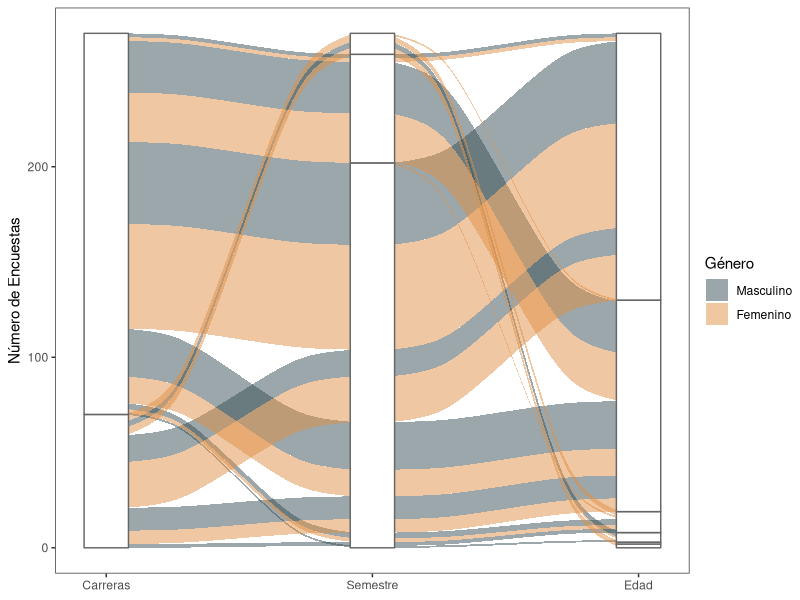
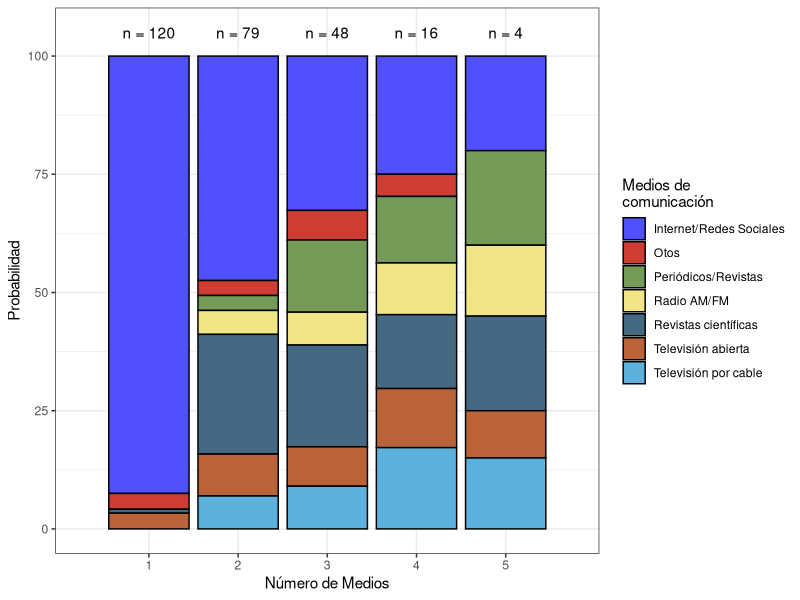
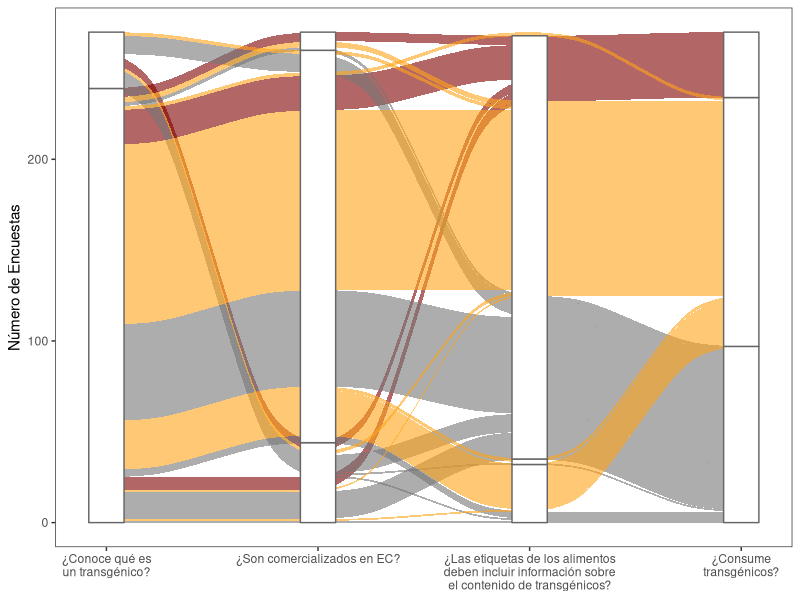
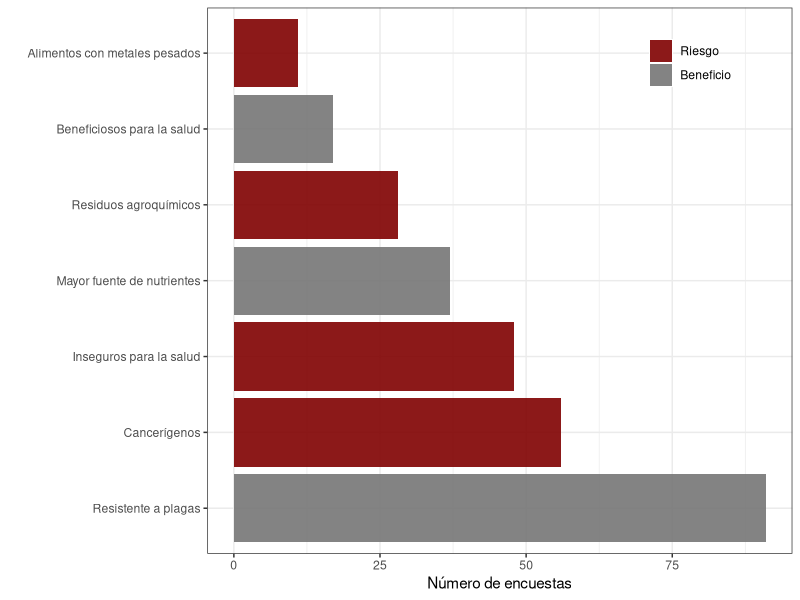
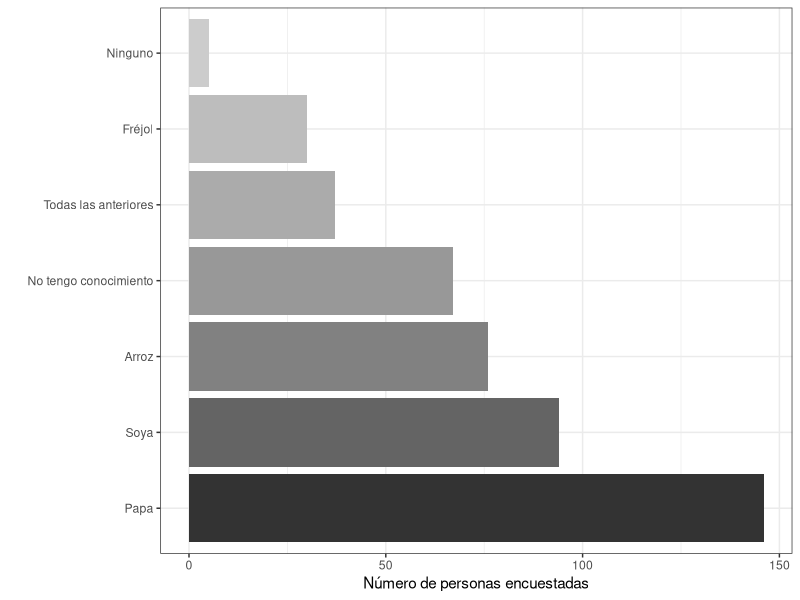
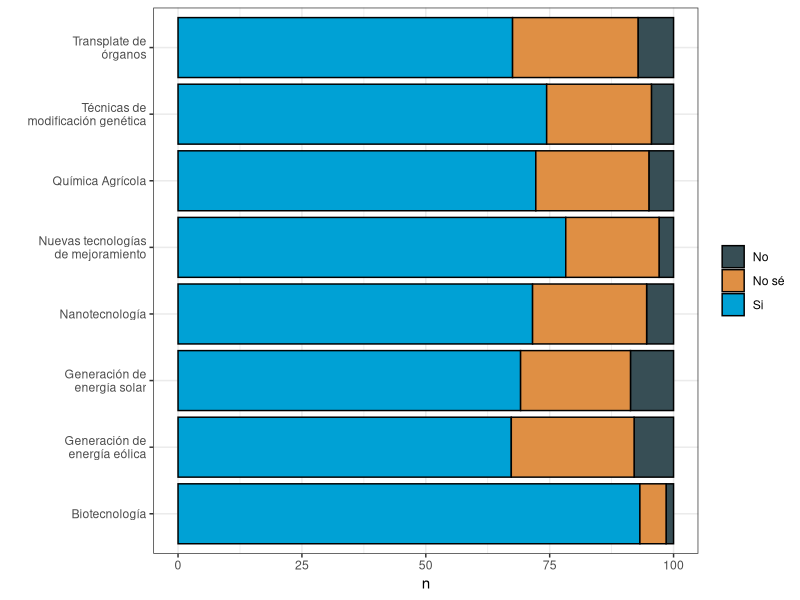

Recreate these plots in R, in order.
## ---- chunk 1
#### Load Packages ####
library(readxl) # Read Excel Files
library(tidyverse) # Easily Install and Load the 'Tidyverse'
library(stringr) # Simple, Consistent Wrappers for Common String Operations
library(ggalluvial)
library(magrittr)
library(ggsci)
## ---- chunk 2
raw_data <- map(3:11, .f = function(x){
  read_xlsx(path = 'data/Encuestas.xlsx', sheet = x) %>% 
    mutate(Sheet = x)
}) %>% bind_rows()

## ---- chunk 3
clean_data <- raw_data %>% mutate(P4a = tolower(P4a) ) %>%
  # Clean Data
  # Repeated careers
  mutate(P4a = ifelse(P4a %in% 'ingenieria en ecosistema',
                      "ingeniería en ecosistemas", P4a)) %>% 
  mutate(P4a = ifelse(P4a %in% c("ingeniería en ciencas del agua",
                                 "ingeniería en ciencias del agua"),
                      "ingeniería en ciencias del agua", P4a)) %>% 
  mutate(P4a = ifelse(grepl("ingeniería", P4a), "Ingeniería", P4a) ) %>% 
  mutate(P4a = ifelse(!(grepl("Ingeniería", P4a) ),
                      "Licenciaturas", P4a) )
## ---- chunk 4
clean_data %<>%  mutate(P2 = factor(P2, levels = c(1,2),
                                     labels = c("Masculino", "Femenino")))
## ---- chunk 5
clean_data %<>% 
  mutate(P3 = ifelse(P3 == 1, "17-20", P3)) %>% 
  mutate(P3 = ifelse(P3 == 2, "21-25", P3)) %>% 
  mutate(P3 = ifelse(P3 == 3, "26-30", P3)) %>% 
  mutate(P3 = ifelse(P3 == 4, "31-40", P3)) %>% 
  mutate(P3 = ifelse(P3 == 5, "41-50", P3)) %>% 
  mutate(P3 = ifelse(P3 == 1, "> 51", P3))
## ---- chunk 6
clean_data %<>% 
  mutate(`5` = ifelse(`5` > 4, "Carrera", "Tronco común"))
## ---- chunk 7
# Summarinsing data
sample_space <- clean_data %>% group_by(P2, P3, P4a, `5`) %>% 
  summarise(N = n()) %>% arrange(P4a)
sspace_plot <- ggplot(sample_space, aes(axis1 = P4a, axis2 = `5`, axis3 = P3, y = N)) +
  geom_alluvium(aes(fill = P2),  width = 1/8) +
  geom_stratum(width = 1/6, fill = "white", color = "grey40") +
  geom_label(stat = "stratum", label.strata = TRUE, size = 2.5) +
  scale_x_continuous(breaks = 1:3, labels = c("Carreras", "Semestre", "Edad")) +
  scale_fill_jama() + theme_test() + 
  labs(fill = "Género", y = "Número de Encuestas")
sspace_plot
## ---- chunk 8
medios <- clean_data %>% select(`6a`:`6g`) %>% mutate(Index = 1:n()) %>% 
  gather(key = "Medio", value = "Valor", `6a`:`6g`) %>% 
  mutate(Medio = ifelse(Medio %in% "6a", "Radio AM/FM", Medio)) %>% 
  mutate(Medio = ifelse(Medio %in% "6b", "Televisión abierta", Medio)) %>% 
  mutate(Medio = ifelse(Medio %in% "6c", "Televisión por cable", Medio)) %>% 
  mutate(Medio = ifelse(Medio %in% "6d", "Periódicos/Revistas", Medio)) %>% 
  mutate(Medio = ifelse(Medio %in% "6e", "Internet/Redes Sociales", Medio)) %>% 
  mutate(Medio = ifelse(Medio %in% "6f", "Revistas científicas", Medio)) %>% 
  mutate(Medio = ifelse(Medio %in% "6g", "Otos", Medio)) %>%
  filter(Valor <= 1)

## ---- chunk 9
# Obtener el n por medios
labels <- medios %>% filter(Valor != 0) %>% 
  arrange(Index) %>% 
  group_by(Index) %>% mutate(total = sum(Valor)) %>%
  count(total) %>% ungroup() %>% count(n) %>% 
  mutate(nn = paste0("n = ", nn))

medios_f <- medios %>% filter(Valor != 0) %>% arrange(Index) %>%
  group_by(Index) %>% mutate(total = sum(Valor)) %>%
  select(-Valor)
medios_plot <-   ggplot(medios_f) +
  geom_bar(aes(factor(total), fill = Medio),
           position = "fill", color = "black") +
  geom_text(data = labels, aes(x= factor(n), y = 1.05, label = nn) ) +
  ggsci::scale_fill_igv() + theme_bw() + 
  scale_y_continuous(breaks = seq(0, 1, by = 0.25),
                     labels = seq(0, 100, by = 25)) +
  scale_x_discrete(limits = 1:5) +
  labs(x = "Número de Medios", y = "Probabilidad",
       fill = "Medios de\ncomunicación")
medios_plot
## ---- chunk 10
transform <-  function(x) {
    ifelse(x == 0, "No", ifelse(x == 1, "Sí",
                                ifelse(x == 2, "No sé", "Ya les tiene")))
  } 
knowledge <- clean_data %>% select(`7`, `8`, `10`, `17`) %>%
  mutate_all(transform) %>% mutate_all(as.factor) %>%
  group_by(`7`, `8`, `10`, `17`) %>% summarise(N = n())
## ---- chunk 11
labs_know <- c("¿Conoce qué es\nun transgénico?",
               "¿Son comercializados en EC?",
               "¿Las etiquetas de los alimentos
deben incluir información sobre
el contenido de transgénicos?",
               "¿Consume\ntransgénicos?")
ggplot(knowledge, aes(axis1 = `7`, axis2 = `8`, axis4 = `10`,
                      axis3 = `17`,y = N)) +
  geom_alluvium(aes(fill = `10`), width = 1/20, alpha = 0.6) +
  geom_stratum(width = 1/6, fill = "white", color = "grey40") +
  geom_label(stat = "stratum", label.strata = TRUE, size = 2.5) +
  scale_x_continuous(breaks = 1:4, labels = labs_know) +
  scale_fill_uchicago() + theme_test() + 
  labs(y = "Número de Encuestas") + guides(fill = F)
## ---- chunk 12
  risk_benefit <- clean_data %>% select(starts_with("14")) %>%
    gather(key = "Variable", value = "Valor", `14a`:`14h` ) %>%
    group_by(Variable) %>%  summarise(N = sum(Valor, na.rm = T) ) %>% 
  filter( !(Variable %in% "14h") ) %>% 
  mutate(R_B = ifelse(Variable %in% c("14b", "14d", "14g"),
                      "Beneficio", "Riesgo") ) %>% 
  mutate(R_B = factor(R_B, levels = c("Riesgo", "Beneficio")) ) %>% 
  mutate(Variable = ifelse(Variable %in% "14a", "Residuos agroquímicos",
                           Variable)) %>% 
  mutate(Variable = ifelse(Variable %in% "14b", "Mayor fuente de nutrientes",
                           Variable)) %>% 
  mutate(Variable = ifelse(Variable %in% "14c", "Inseguros para la salud",
                           Variable)) %>% 
  mutate(Variable = ifelse(Variable %in% "14d", "Beneficiosos para la salud",
                           Variable)) %>% 
  mutate(Variable = ifelse(Variable %in% "14e", "Alimentos con metales pesados",
                           Variable)) %>% 
  mutate(Variable = ifelse(Variable %in% "14f", "Cancerígenos",
                           Variable)) %>% 
  mutate(Variable = ifelse(Variable %in% "14g", "Resistente a plagas",
                           Variable)) %>% 
  mutate(Variable = ifelse(Variable %in% "14h", "Mejoramiento genético",
                           Variable)) %>% 
  arrange(-N) %>% mutate(Variable = factor(Variable, levels = .$Variable))
  
ggplot(risk_benefit, aes(x = Variable, y = N)) + 
  geom_bar(aes(fill = R_B),stat = "identity", alpha = 0.9) +
  theme_bw() + labs(fill = "", y = "Número de encuestas", x = "") +
  theme(legend.position=c(0.9,1), legend.justification=c(0.95,1),
        legend.background=element_blank())+
  coord_flip() + ggsci::scale_fill_uchicago()
## ---- chunk 13
OGM_products <- clean_data %>% select(starts_with("15")) %>%
  gather(key = "Variable", value = "Valor", `15a`:`15h` ) %>% 
  mutate(Variable = ifelse(Variable %in% "15e", "15d", Variable)) %>% 
  group_by(Variable) %>%  summarise(N = sum(Valor, na.rm = T) ) %>% 
  arrange(-N) %>% 
  mutate(Variable = ifelse(Variable %in% "15a", "Soya", Variable) ) %>% 
  mutate(Variable = ifelse(Variable %in% "15b", "Arroz", Variable) ) %>% 
  mutate(Variable = ifelse(Variable %in% "15c", "Fréjol", Variable) ) %>% 
  mutate(Variable = ifelse(Variable %in% "15d", "Papa", Variable) ) %>% 
  mutate(Variable = ifelse(Variable %in% "15f",
                           "Todas las anteriores", Variable) ) %>% 
  mutate(Variable = ifelse(Variable %in% "15g", "Ninguno", Variable) ) %>% 
  mutate(Variable = ifelse(Variable %in% "15h", "No tengo conocimiento", 
                           Variable) ) %>% 
  mutate(Variable = factor(Variable, levels = .$Variable)) 

ggplot(OGM_products, aes(Variable, N)) +
  geom_bar(aes(fill = Variable), stat = "identity") +
  scale_fill_grey() + coord_flip() + theme_bw() +
  guides(fill = F) + 
  labs(y = "Número de personas encuestadas", x = "")
## ---- chunk 14
new_tech <- clean_data %>% select(starts_with("20")) %>%
  gather(key = "Variable", value = "Valor", starts_with("20") ) %>%
  count(Variable, Valor) %>% filter(!is.na(Valor)) %>%
  mutate(Variable = ifelse(Variable %in% "20 (Bio)",
                           "Biotecnología", Variable)) %>% 
  mutate(Variable = ifelse(Variable %in% "20 (Eolica)",
                           "Generación de\nenergía eólica", Variable)) %>% 
  mutate(Variable = ifelse(Variable %in% "20 (Modifica)",
                           "Técnicas de\nmodificación genética", Variable)) %>% 
  mutate(Variable = ifelse(Variable %in% "20 (Nano)",
                           "Nanotecnología", Variable)) %>% 
  mutate(Variable = ifelse(Variable %in% "20 (NBT)",
                           "Nuevas tecnologías\nde mejoramiento", Variable)) %>% 
  mutate(Variable = ifelse(Variable %in% "20 (Quimi)",
                           "Química Agrícola", Variable)) %>% 
  mutate(Variable = ifelse(Variable %in% "20 (Solar)",
                           "Generación de\nenergía solar", Variable)) %>% 
  mutate(Variable = ifelse(Variable %in% "20 (Transplante)",
                           "Transplate de\nórganos", Variable)) %>% 
   filter(Valor <= 3)%>%
  mutate(Valor = ifelse(Valor > 1, "No sé", ifelse(Valor < 1, "No", "Si")))
  
  
  
ggplot(new_tech, aes(Variable, n )) +
  geom_bar(aes(fill = factor(Valor) ), color = "black",
           stat = "identity", position = "fill") + theme_bw() +
  scale_y_continuous(breaks = seq(0, 1, by = 0.25),
                     labels = seq(0, 100, by = 25)) +
  scale_fill_jama() + coord_flip() +
  labs(fill = NULL, x = "")
